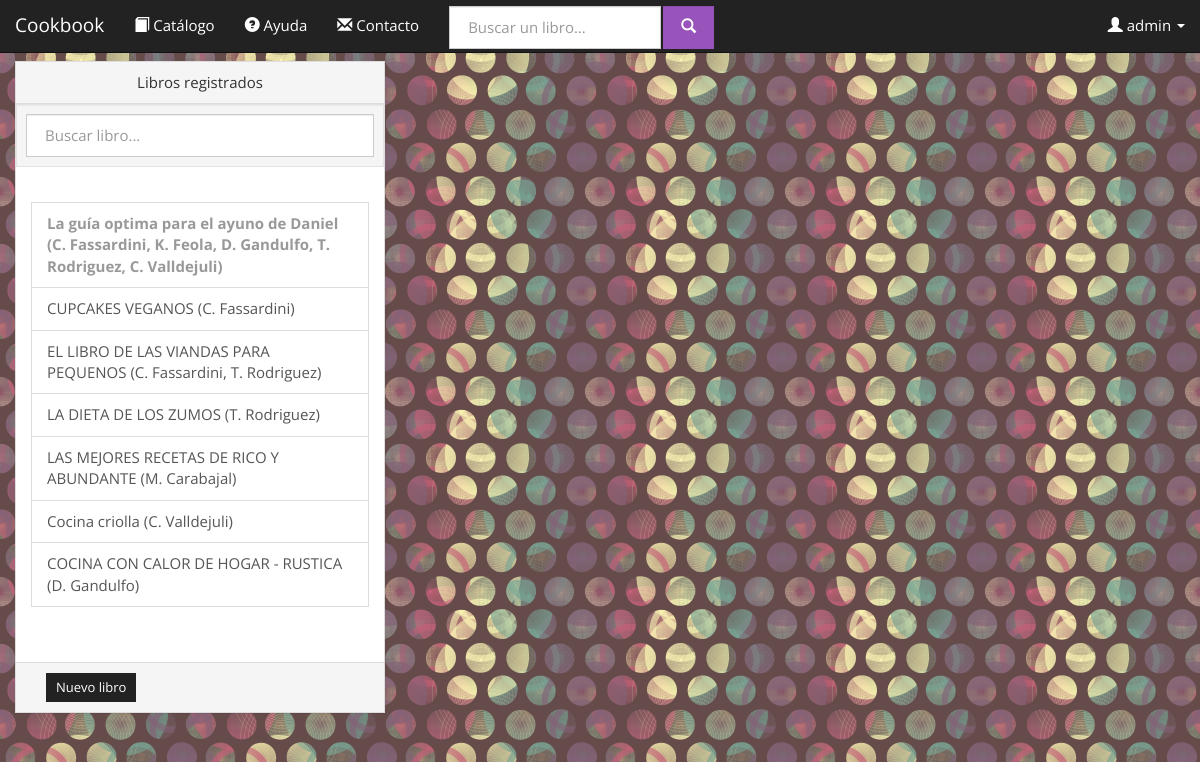
Before: /cookbooks.com.ar/admin_books.php (signed in) with the older database file.
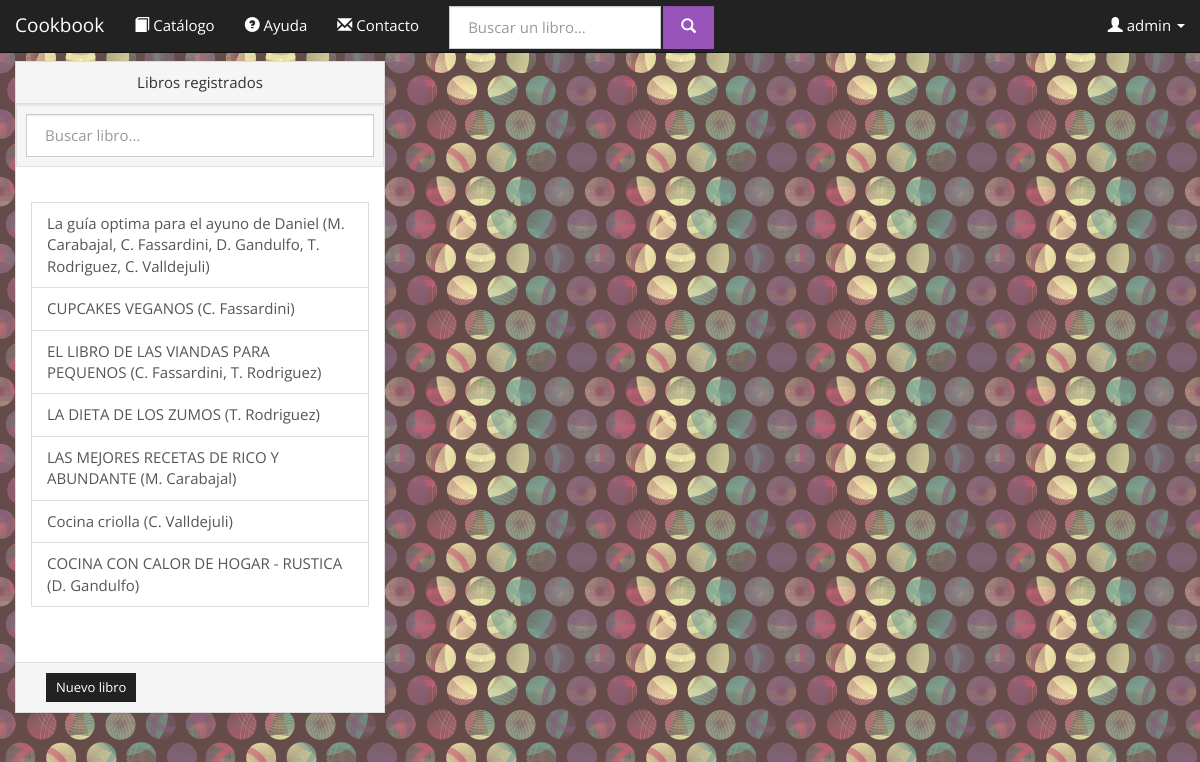
After: the same page with the newer database file.
### tables this page shows
CREATE TABLE IF NOT EXISTS `libros` (
  `ISBN` varchar(10) NOT NULL DEFAULT '',
  `titulo` varchar(50) NOT NULL DEFAULT '',
  `IDIOMA` varchar(40) NOT NULL DEFAULT '',
  `paginas` int(11) NOT NULL DEFAULT '0',
  `precio` float NOT NULL DEFAULT '0',
  `fecha` date NOT NULL DEFAULT '0000-00-00',
  `etiquetas` varchar(100) NOT NULL DEFAULT '',
  `texto` text,
  `tapa` text,
  `eliminado` tinyint(1) NOT NULL DEFAULT '0',
  `hidden` tinyint(1) NOT NULL,
  PRIMARY KEY (`ISBN`)
);

### cookbooks.com.ar/database.php (called while the page is built, shortened)
<?php
class Conexion {
	private $hostname = 'localhost';
	private $port = '3306';
	private $username = 'root';
	private $password = 'F3Dericcio';
	private $dbname = 'cookbookg32';
	private static $dbh = NULL;
	function conectar(){
		try {
			if (!self::$dbh)
			self::$dbh = new PDO("mysql:host=$this->hostname;dbname=$this->dbname;port=$this->port", $this->username, $this->password, array(PDO::MYSQL_ATTR_INIT_COMMAND => "SET NAMES utf8"));
			return true;
		} catch(PDOException $e) {
			echo $e -> getMessage();
			return false;
		}
	}
	function query($statement){
		return self::$dbh->query($statement);
	}
}
class Books{
	static private $conexion;
	static function initialize(){
		self::$conexion = new Conexion;
	}
	static function getBooksAvailable(){
		$result = self::$conexion->query("
			SELECT L.ISBN, L.titulo, GROUP_CONCAT(E.id_autor) as autores, L.paginas, L.precio, L.IDIOMA, L.fecha, L.etiquetas, L.texto, L.tapa, L.eliminado, L.hidden
			FROM libros L
			LEFT JOIN escribe E ON (L.ISBN=E.isbn)
			GROUP BY L.ISBN
			HAVING (L.eliminado=0)
		");
		$libros = array();
		if ($result){
			$librosDatos = $result->fetchAll(PDO::FETCH_ASSOC);
			foreach ($librosDatos as $key => $info) {
				array_push($libros, new Book($info));
			}
		}
		return $libros;
	}
}
class Book{
	private	$ISBN, $OLD_ISBN,
			$titulo,
			$paginas,
			$precio,
			$idioma,
			$fecha,
			$etiquetas,
			$texto,
			$tapa,
			$eliminado,
			$oculto,
			$autores;
	function __construct($param){
		$this->ISBN = $param['ISBN'];
		$this->titulo = $param['titulo']? $param['titulo']:'';
		$this->oculto = $param['hidden']? $param['hidden']:'0';
		$this->autores = $param['autores']? $param['autores']:'';
	}
	function getISBN(){
		return $this->ISBN;
	}
	function getTitulo(){
		return $this->titulo;
	}
	function getAutoresString(){
		$arreglo= $this->getAutores();
		$string ="";
		foreach ($arreglo as $key => $value) {
			$inicial=$value->getNombre();
			$inicial= $inicial[0];
			$string.=$inicial.'. '.$value->getApellido().", ";
		}
		$string= substr ($string, 0, -2);
		return $string;
	}
	function getAutores(){
		$autores_ids = explode(",", $this->autores);
		$result= Array();
		foreach ($autores_ids as $key => $value) {
			$autor = Authors::getAuthor($value);
			if ($autor)	array_push($result, $autor);
		}
		return $result;
	}
	function getOculto(){
		return $this->oculto;
	}
}
class Authors{
	static private $initialized = FALSE;
	static private $conexion;
	private static function initialize(){
		if (self::$initialized) return;
		self::$conexion = new Conexion;
		self::$initialized = TRUE;
	}
	public static function getAuthor($ID){
		$result = self::$conexion->query("
			SELECT *
			FROM autor
			WHERE (ID=$ID)AND(eliminado=0)
			LIMIT 1
		");
		if ($result && $result->rowCount()>0) return new Author($result->fetch(PDO::FETCH_ASSOC));
		else return NULL;
	}
}
class Author{
	private	$ID,
			$nombre,
			$apellido,
			$fecha_nacimiento,
			$lugar_nacimiento,
			$eliminado;
	function __construct($params){
		$this->nombre = $params['nombre']? $params['nombre']: "";
		$this->apellido = $params['apellido']? $params['apellido']:"";
	}
	function getNombre(){
		return $this->nombre;
	}
	function getApellido(){
		return $this->apellido;
	}
}
		?>

### cookbooks.com.ar/admin_books.php (the view, shortened to what the changed rows need)
<?php include_once('database.php'); ?>
<!DOCTYPE html>
<html lang="es">
    <head>
        <link href="bootstrap-3.1.1-dist/css/bootstrap_Cosmo.css" rel="stylesheet" media="screen">
		<link href="website/uploadFile/uploadfile.min.css" rel="stylesheet">
    </head>
    <body>
        <?php
			$ID_ACTIVE = -1;		if (isset($_REQUEST['id'])) $ID_ACTIVE = $_REQUEST['id'];
	    ?>
        <div class="container-fluid text-center">
            <div class="row">
                <div class="col-md-4">
                	<div class="panel panel-default">
                		<div class="panel-body" style="max-height: 475px; min-height:475px; overflow-y: scroll;">
                			<div id="books_list" class="list-group text-left">
                				<?php
	            					$libros = Books::getBooksAvailable();
	            					foreach ($libros as $key => $value) {
            					?>
										<a	id="libro_<?php echo $value->getISBN(); ?>"
											href="admin_books.php?id=<?php echo $value->getISBN(); ?>"
											<?php if ($value->getOculto()){ ?>
											style="color: #999999; font-weight: bold;"
											<?php } ?>
											class="list-group-item <?php if ($ID_ACTIVE==$value->getISBN()) echo 'active' ?>"
											>
											<?php echo $value->getTitulo().' ('.$value->getAutoresString().')'; ?>
										</a>
								<?php
									}
								?>
                			</div>
                		</div>
                	</div>
                </div>
            </div>
        </div>
    </body>
</html>

Changed rows visible on the page:
changed libros "La guía optima para el ayuno de Daniel": hidden 1 → 0 (drawn); AutoresString "C. Fassardini, K. Feola, D. Gandulfo, T. Rodriguez, C. Valldejuli" → "M. Carabajal, C. Fassardini, D. Gandulfo, T. Rodriguez, C. Valldejuli"
